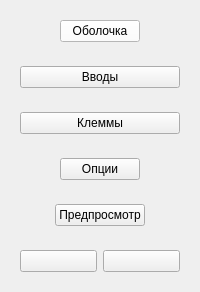
        <widget class="QWidget" name="leftMenu" native="true">
         <property name="sizePolicy">
          <sizepolicy hsizetype="Minimum" vsizetype="Preferred">
           <horstretch>0</horstretch>
           <verstretch>0</verstretch>
          </sizepolicy>
         </property>
         <property name="maximumSize">
          <size>
           <width>1000</width>
           <height>10000</height>
          </size>
         </property>
         <layout class="QVBoxLayout" name="verticalLayout_8">
          <item>
           <widget class="QWidget" name="shellWidget_leftMenu" native="true">
            <property name="styleSheet">
             <string notr="true">QPushButton:hover { background-color: red }
    QPushButton:!hover { background-color: white }</string>
            </property>
            <layout class="QVBoxLayout" name="VL_shellWidget_leftMenu">
             <item alignment="Qt::AlignHCenter|Qt::AlignVCenter">
              <widget class="QPushButton" name="shellButton_leftMenu">
               <property name="sizePolicy">
                <sizepolicy hsizetype="Minimum" vsizetype="Minimum">
                 <horstretch>0</horstretch>
                 <verstretch>0</verstretch>
                </sizepolicy>
               </property>
               <property name="styleSheet">
                <string notr="true">QPushButton:hover { background-color: grey }
    QPushButton:!hover { background-color: white }</string>
               </property>
               <property name="text">
                <string>Оболочка</string>
               </property>
              </widget>
             </item>
            </layout>
           </widget>
          </item>
          <item>
           <widget class="QWidget" name="inputsWidget_leftMenu" native="true">
            <layout class="QVBoxLayout" name="VL_inputsWidget_leftMenu">
             <item>
              <widget class="QPushButton" name="inputsButton_leftMenu">
               <property name="text">
                <string>Вводы</string>
               </property>
              </widget>
             </item>
            </layout>
           </widget>
          </item>
          <item>
           <widget class="QWidget" name="terminalWidge_leftMenu" native="true">
            <layout class="QVBoxLayout" name="VL_terminalWidge_leftMenu">
             <item>
              <widget class="QPushButton" name="terminalButton_leftMenu">
               <property name="text">
                <string>Клеммы</string>
               </property>
              </widget>
             </item>
            </layout>
           </widget>
          </item>
          <item>
           <widget class="QWidget" name="optionsWidget_leftMenu" native="true">
            <layout class="QVBoxLayout" name="VL_optionsWidget_leftMenu">
             <item alignment="Qt::AlignHCenter|Qt::AlignVCenter">
              <widget class="QPushButton" name="optionsButton_leftMenu">
               <property name="text">
                <string>Опции</string>
               </property>
              </widget>
             </item>
            </layout>
           </widget>
          </item>
          <item>
           <widget class="QWidget" name="previewWidget_leftMenu" native="true">
            <layout class="QVBoxLayout" name="VL_previewWidget_leftMenu">
             <item alignment="Qt::AlignHCenter|Qt::AlignVCenter">
              <widget class="QPushButton" name="previewButton_leftMenu">
               <property name="text">
                <string>Предпросмотр</string>
               </property>
              </widget>
             </item>
            </layout>
           </widget>
          </item>
          <item>
           <widget class="QWidget" name="homehelpexitWidget" native="true">
            <layout class="QHBoxLayout" name="HL_homehelpWidget_leftMenu">
             <item>
              <widget class="QPushButton" name="welcomewindowButton">
               <property name="text">
                <string/>
               </property>
               <property name="icon">
                <iconset>
                 <normaloff>:/icons/Icons/home_focus.png</normaloff>:/icons/Icons/home_focus.png</iconset>
               </property>
               <property name="iconSize">
                <size>
                 <width>30</width>
                 <height>30</height>
                </size>
               </property>
               <property name="shortcut">
                <string notr="true"/>
               </property>
              </widget>
             </item>
             <item>
              <widget class="QPushButton" name="helpwindowButton">
               <property name="text">
                <string/>
               </property>
               <property name="icon">
                <iconset>
                 <normaloff>:/icons/Icons/help-circle_focus.png</normaloff>:/icons/Icons/help-circle_focus.png</iconset>
               </property>
               <property name="iconSize">
                <size>
                 <width>30</width>
                 <height>30</height>
                </size>
               </property>
              </widget>
             </item>
            </layout>
           </widget>
          </item>
         </layout>
        </widget>
